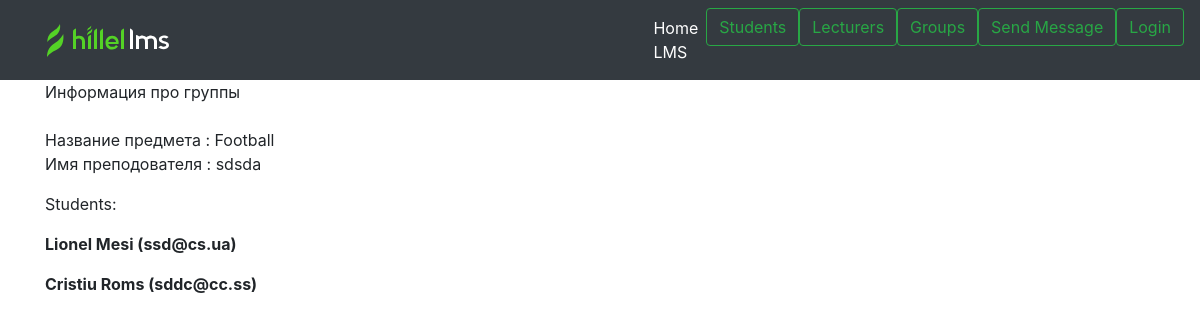
Before: /all_group/1 with the older database file.
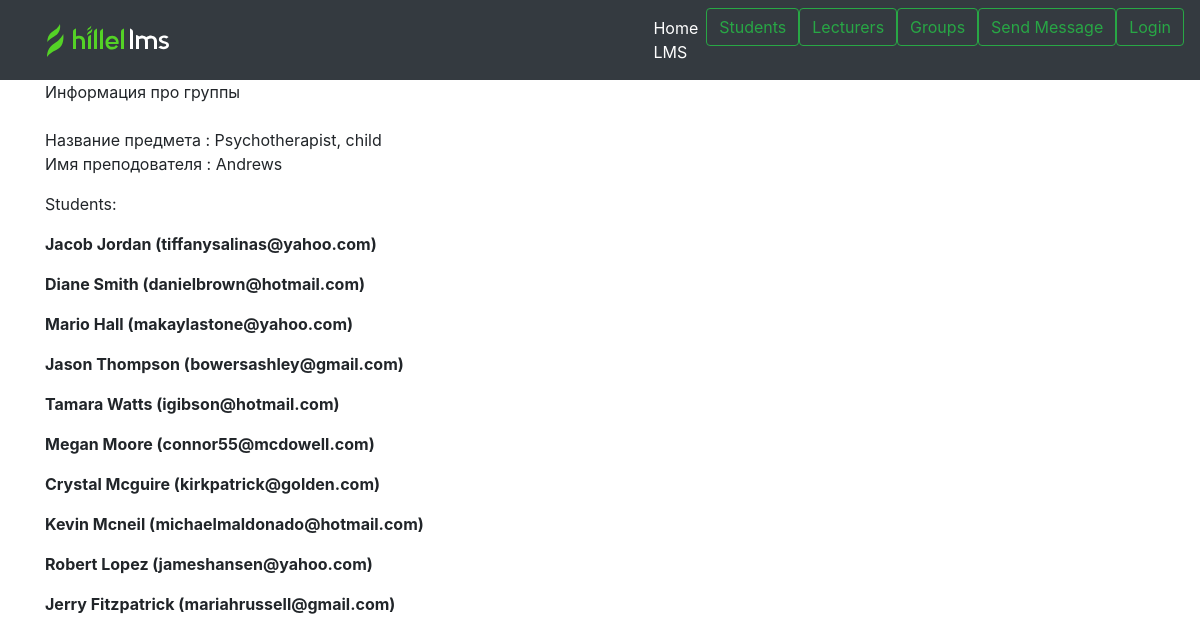
After: the same page with the newer database file.
### academy/models.py (models this page shows, shortened)
class Group(models.Model):
    group_id = models.AutoField(primary_key=True)
    course = models.CharField('Название предмета', max_length=100)
    students = models.ManyToManyField(Student)
    teacher = models.OneToOneField(Lecturer, on_delete=models.CASCADE)

class Lecturer(models.Model):
    lecturer_id = models.AutoField(primary_key=True)
    first_name = models.CharField('Имя лектора', max_length=100)
    last_name = models.CharField('Фамилия лектора', max_length=100)
    email = models.EmailField(max_length=100)
    cover = models.ImageField(upload_to='covers/lector_photo', default='covers/lector_photo/turtle.png')
    def __str__(self):
        return self.last_name

class Student(models.Model):
    student_id = models.AutoField(primary_key=True)
    first_name = models.CharField('Имя студента', max_length=100)
    last_name = models.CharField('Фамилия студента', max_length=100)
    email = models.EmailField(max_length=250)
    cover = models.ImageField(upload_to='covers/student_photo', default='covers/student_photo/default.png')

### academy/views.py (the view)
# urls.py: path('all_group/<int:group_id>', views.get_group, name='group'),
def get_group(request, group_id):
    group = get_object_or_404(Group, group_id=group_id)
    return render(request, 'academy/get_group.html', {'group': group})

### academy/templates/academy/get_group.html (shortened to what this page needs)
{%extends 'academy/base.html'%}
{% block content  %}
Информация про группы
<div>
  <p>
    <br>Название предмета : {{ group.course }}
    <br>Имя преподователя : {{group.teacher}}
  <p>Students:
    {% for student in group.students.all %}
  <p><b>{{ student.first_name }} {{ student.last_name }} ({{ student.email }})</b>
    {%endfor%}
  </p>
</div>
{% endblock %}

Changed rows visible on the page:
changed Group: course "Football" → "Psychotherapist, child"; teacher "sdsda" → "Andrews"
changed Student: first_name "Lionel" → "Jacob"; last_name "Mesi" → "Jordan"; email "ssd@cs.ua" → "tiffanysalinas@yahoo.com"
changed Student: first_name "Cristiu" → "Diane"; last_name "Roms" → "Smith"; email "sddc@cc.ss" → "danielbrown@hotmail.com"
added Student: first_name "Mario", last_name "Hall", email "makaylastone@yahoo.com"
added Student: first_name "Jason", last_name "Thompson", email "bowersashley@gmail.com"
added Student: first_name "Tamara", last_name "Watts", email "igibson@hotmail.com"
added Student: first_name "Megan", last_name "Moore", email "connor55@mcdowell.com"
added Student: first_name "Crystal", last_name "Mcguire", email "kirkpatrick@golden.com"
added Student: first_name "Kevin", last_name "Mcneil", email "michaelmaldonado@hotmail.com"
added Student: first_name "Robert", last_name "Lopez", email "jameshansen@yahoo.com"
added Student: first_name "Jerry", last_name "Fitzpatrick", email "mariahrussell@gmail.com"
